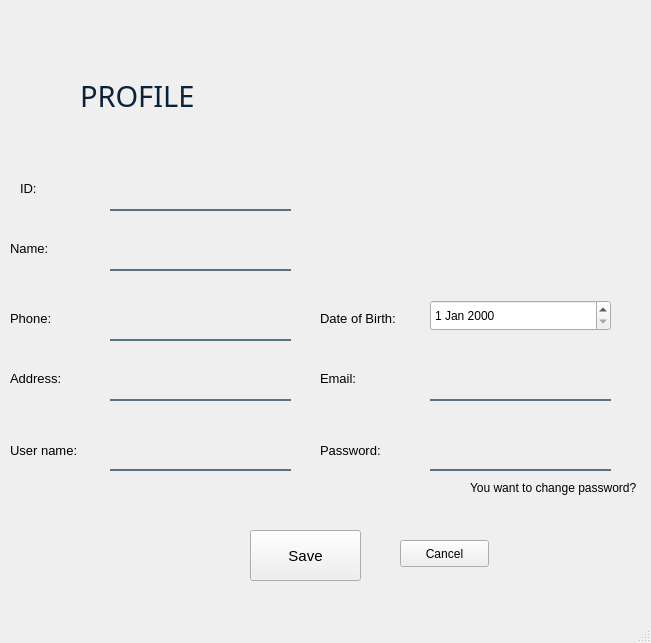
<?xml version="1.0" encoding="UTF-8"?>
<ui version="4.0">
 <class>MainWindow</class>
 <widget class="QMainWindow" name="MainWindow">
  <property name="geometry">
   <rect>
    <x>0</x>
    <y>0</y>
    <width>651</width>
    <height>643</height>
   </rect>
  </property>
  <property name="windowTitle">
   <string>Profile</string>
  </property>
  <widget class="QWidget" name="centralwidget">
   <widget class="QLabel" name="label">
    <property name="geometry">
     <rect>
      <x>330</x>
      <y>10</y>
      <width>311</width>
      <height>271</height>
     </rect>
    </property>
    <property name="styleSheet">
     <string notr="true">border-image: url(:/images/download.jpg)
</string>
    </property>
    <property name="text">
     <string/>
    </property>
   </widget>
   <widget class="QLineEdit" name="txt_name">
    <property name="geometry">
     <rect>
      <x>110</x>
      <y>170</y>
      <width>181</width>
      <height>41</height>
     </rect>
    </property>
    <property name="styleSheet">
     <string notr="true">background-color:rgba(0, 0, 0, 0);
border:none;
border-bottom:2px solid rgba(46, 82, 101, 200);
color:rgba(0, 0, 0, 240);
padding-bottom:7px</string>
    </property>
    <property name="placeholderText">
     <string/>
    </property>
   </widget>
   <widget class="QLabel" name="label_3">
    <property name="geometry">
     <rect>
      <x>80</x>
      <y>70</y>
      <width>161</width>
      <height>51</height>
     </rect>
    </property>
    <property name="font">
     <font>
      <family>Segoe UI Light</family>
      <pointsize>22</pointsize>
      <weight>50</weight>
      <italic>false</italic>
      <bold>false</bold>
     </font>
    </property>
    <property name="styleSheet">
     <string notr="true">color: rgb(11, 34, 57);</string>
    </property>
    <property name="text">
     <string>PROFILE </string>
    </property>
   </widget>
   <widget class="QLabel" name="label_2">
    <property name="geometry">
     <rect>
      <x>20</x>
      <y>180</y>
      <width>55</width>
      <height>16</height>
     </rect>
    </property>
    <property name="font">
     <font>
      <pointsize>10</pointsize>
     </font>
    </property>
    <property name="text">
     <string>ID:</string>
    </property>
   </widget>
   <widget class="QLineEdit" name="txt_name_2">
    <property name="geometry">
     <rect>
      <x>110</x>
      <y>230</y>
      <width>181</width>
      <height>41</height>
     </rect>
    </property>
    <property name="styleSheet">
     <string notr="true">background-color:rgba(0, 0, 0, 0);
border:none;
border-bottom:2px solid rgba(46, 82, 101, 200);
color:rgba(0, 0, 0, 240);
padding-bottom:7px</string>
    </property>
    <property name="placeholderText">
     <string/>
    </property>
   </widget>
   <widget class="QLineEdit" name="txt_name_3">
    <property name="geometry">
     <rect>
      <x>110</x>
      <y>300</y>
      <width>181</width>
      <height>41</height>
     </rect>
    </property>
    <property name="styleSheet">
     <string notr="true">background-color:rgba(0, 0, 0, 0);
border:none;
border-bottom:2px solid rgba(46, 82, 101, 200);
color:rgba(0, 0, 0, 240);
padding-bottom:7px</string>
    </property>
    <property name="placeholderText">
     <string/>
    </property>
   </widget>
   <widget class="QLabel" name="label_4">
    <property name="geometry">
     <rect>
      <x>10</x>
      <y>240</y>
      <width>55</width>
      <height>16</height>
     </rect>
    </property>
    <property name="font">
     <font>
      <pointsize>10</pointsize>
     </font>
    </property>
    <property name="text">
     <string>Name:</string>
    </property>
   </widget>
   <widget class="QLabel" name="label_5">
    <property name="geometry">
     <rect>
      <x>320</x>
      <y>310</y>
      <width>101</width>
      <height>16</height>
     </rect>
    </property>
    <property name="font">
     <font>
      <pointsize>10</pointsize>
     </font>
    </property>
    <property name="text">
     <string>Date of Birth:</string>
    </property>
   </widget>
   <widget class="QDateEdit" name="dateEdit">
    <property name="geometry">
     <rect>
      <x>430</x>
      <y>300</y>
      <width>181</width>
      <height>31</height>
     </rect>
    </property>
   </widget>
   <widget class="QLabel" name="label_6">
    <property name="geometry">
     <rect>
      <x>10</x>
      <y>310</y>
      <width>55</width>
      <height>16</height>
     </rect>
    </property>
    <property name="font">
     <font>
      <pointsize>10</pointsize>
     </font>
    </property>
    <property name="text">
     <string>Phone:</string>
    </property>
   </widget>
   <widget class="QLineEdit" name="txt_name_4">
    <property name="geometry">
     <rect>
      <x>430</x>
      <y>360</y>
      <width>181</width>
      <height>41</height>
     </rect>
    </property>
    <property name="styleSheet">
     <string notr="true">background-color:rgba(0, 0, 0, 0);
border:none;
border-bottom:2px solid rgba(46, 82, 101, 200);
color:rgba(0, 0, 0, 240);
padding-bottom:7px</string>
    </property>
    <property name="placeholderText">
     <string/>
    </property>
   </widget>
   <widget class="QLabel" name="label_7">
    <property name="geometry">
     <rect>
      <x>320</x>
      <y>370</y>
      <width>55</width>
      <height>16</height>
     </rect>
    </property>
    <property name="font">
     <font>
      <pointsize>10</pointsize>
     </font>
    </property>
    <property name="text">
     <string>Email:</string>
    </property>
   </widget>
   <widget class="QLineEdit" name="txt_name_5">
    <property name="geometry">
     <rect>
      <x>110</x>
      <y>360</y>
      <width>181</width>
      <height>41</height>
     </rect>
    </property>
    <property name="styleSheet">
     <string notr="true">background-color:rgba(0, 0, 0, 0);
border:none;
border-bottom:2px solid rgba(46, 82, 101, 200);
color:rgba(0, 0, 0, 240);
padding-bottom:7px</string>
    </property>
    <property name="text">
     <string/>
    </property>
    <property name="placeholderText">
     <string/>
    </property>
   </widget>
   <widget class="QLabel" name="label_8">
    <property name="geometry">
     <rect>
      <x>10</x>
      <y>370</y>
      <width>71</width>
      <height>16</height>
     </rect>
    </property>
    <property name="font">
     <font>
      <pointsize>10</pointsize>
     </font>
    </property>
    <property name="text">
     <string>Address:</string>
    </property>
   </widget>
   <widget class="QLineEdit" name="txt_name_6">
    <property name="geometry">
     <rect>
      <x>110</x>
      <y>430</y>
      <width>181</width>
      <height>41</height>
     </rect>
    </property>
    <property name="styleSheet">
     <string notr="true">background-color:rgba(0, 0, 0, 0);
border:none;
border-bottom:2px solid rgba(46, 82, 101, 200);
color:rgba(0, 0, 0, 240);
padding-bottom:7px</string>
    </property>
    <property name="text">
     <string/>
    </property>
    <property name="placeholderText">
     <string/>
    </property>
   </widget>
   <widget class="QLabel" name="label_9">
    <property name="geometry">
     <rect>
      <x>10</x>
      <y>440</y>
      <width>81</width>
      <height>20</height>
     </rect>
    </property>
    <property name="font">
     <font>
      <pointsize>10</pointsize>
     </font>
    </property>
    <property name="text">
     <string>User name:</string>
    </property>
   </widget>
   <widget class="QLineEdit" name="txt_name_7">
    <property name="geometry">
     <rect>
      <x>430</x>
      <y>430</y>
      <width>181</width>
      <height>41</height>
     </rect>
    </property>
    <property name="styleSheet">
     <string notr="true">background-color:rgba(0, 0, 0, 0);
border:none;
border-bottom:2px solid rgba(46, 82, 101, 200);
color:rgba(0, 0, 0, 240);
padding-bottom:7px</string>
    </property>
    <property name="text">
     <string/>
    </property>
    <property name="placeholderText">
     <string/>
    </property>
   </widget>
   <widget class="QLabel" name="label_10">
    <property name="geometry">
     <rect>
      <x>320</x>
      <y>440</y>
      <width>81</width>
      <height>20</height>
     </rect>
    </property>
    <property name="font">
     <font>
      <pointsize>10</pointsize>
     </font>
    </property>
    <property name="text">
     <string>Password:</string>
    </property>
   </widget>
   <widget class="QPushButton" name="pushButton">
    <property name="geometry">
     <rect>
      <x>250</x>
      <y>530</y>
      <width>111</width>
      <height>51</height>
     </rect>
    </property>
    <property name="font">
     <font>
      <pointsize>11</pointsize>
     </font>
    </property>
    <property name="styleSheet">
     <string notr="true">background-color: qlineargradient(spread:pad, x1:0, y1:0.505682, x2:1, y2:0.477, stop:0 rgba(11, 131, 120, 219), stop:1 rgba(85, 98, 112, 226));
	color:rgba(255, 255, 255, 210);
	border-radius:5px;
}

QPushButton#pushButton:hover{
	background-color: qlineargradient(spread:pad, x1:0, y1:0.505682, x2:1, y2:0.477, stop:0 rgba(150, 123, 111, 219), stop:1 rgba(85, 81, 84, 226));
}

QPushButton#pushButton:pressed{
	padding-left:10px;
	padding-top:10px;
	background-color:rgba(150, 123, 111, 255);
}

QPushButton#pushButton_2, #pushButton_3, #pushButton_4, #pushButton_5{
	background-color: rgba(0, 0, 0, 0);
	color:rgba(85, 98, 112, 255);
}

QPushButton#pushButton_2:hover, #pushButton_3:hover, #pushButton_4:hover, #pushButton_5:hover{
	color: rgba(131, 96, 53, 255);
}

QPushButton#pushButton_2:pressed, #pushButton_3:pressed, #pushButton_4:pressed, #pushButton_5:pressed{
	padding-left:5px;
	padding-top:5px;
	color:rgba(91, 88, 53, 255);
}

QPushButton#pushButton_2, #pushButton_3, #pushButton_4, #pushButton_5{
	background-color: rgba(0, 0, 0, 0);
	color:rgba(85, 98, 112, 255);
}

QPushButton#pushButton_2:hover, #pushButton_3:hover, #pushButton_4:hover, #pushButton_5:hover{
	color: rgba(131, 96, 53, 255);
}

QPushButton#pushButton_2:pressed, #pushButton_3:pressed, #pushButton_4:pressed, #pushButton_5:pressed{
	padding-left:5px;
	padding-top:5px;
	color:rgba(91, 88, 53, 255);
}&lt;/string&gt;
   &lt;/property&gt;
   &lt;property name=&quot;text&quot;&gt;
    &lt;string&gt;SIGN IN&lt;/string&gt;
   &lt;/property&gt;
  &lt;/widget&gt;
 &lt;/widget&gt;
 &lt;resources/&gt;
&lt;/ui&gt;
</string>
    </property>
    <property name="text">
     <string>Save</string>
    </property>
   </widget>
   <widget class="QLabel" name="label_11">
    <property name="geometry">
     <rect>
      <x>470</x>
      <y>480</y>
      <width>181</width>
      <height>16</height>
     </rect>
    </property>
    <property name="text">
     <string>You want to change password?</string>
    </property>
   </widget>
   <widget class="QPushButton" name="pushButton_2">
    <property name="geometry">
     <rect>
      <x>400</x>
      <y>540</y>
      <width>89</width>
      <height>27</height>
     </rect>
    </property>
    <property name="text">
     <string>Cancel</string>
    </property>
   </widget>
  </widget>
  <widget class="QMenuBar" name="menubar">
   <property name="geometry">
    <rect>
     <x>0</x>
     <y>0</y>
     <width>651</width>
     <height>25</height>
    </rect>
   </property>
  </widget>
  <widget class="QStatusBar" name="statusbar"/>
 </widget>
 <resources>
  <include location="../../../../backup/final_project/QT/rec.qrc"/>
 </resources>
 <connections/>
</ui>
